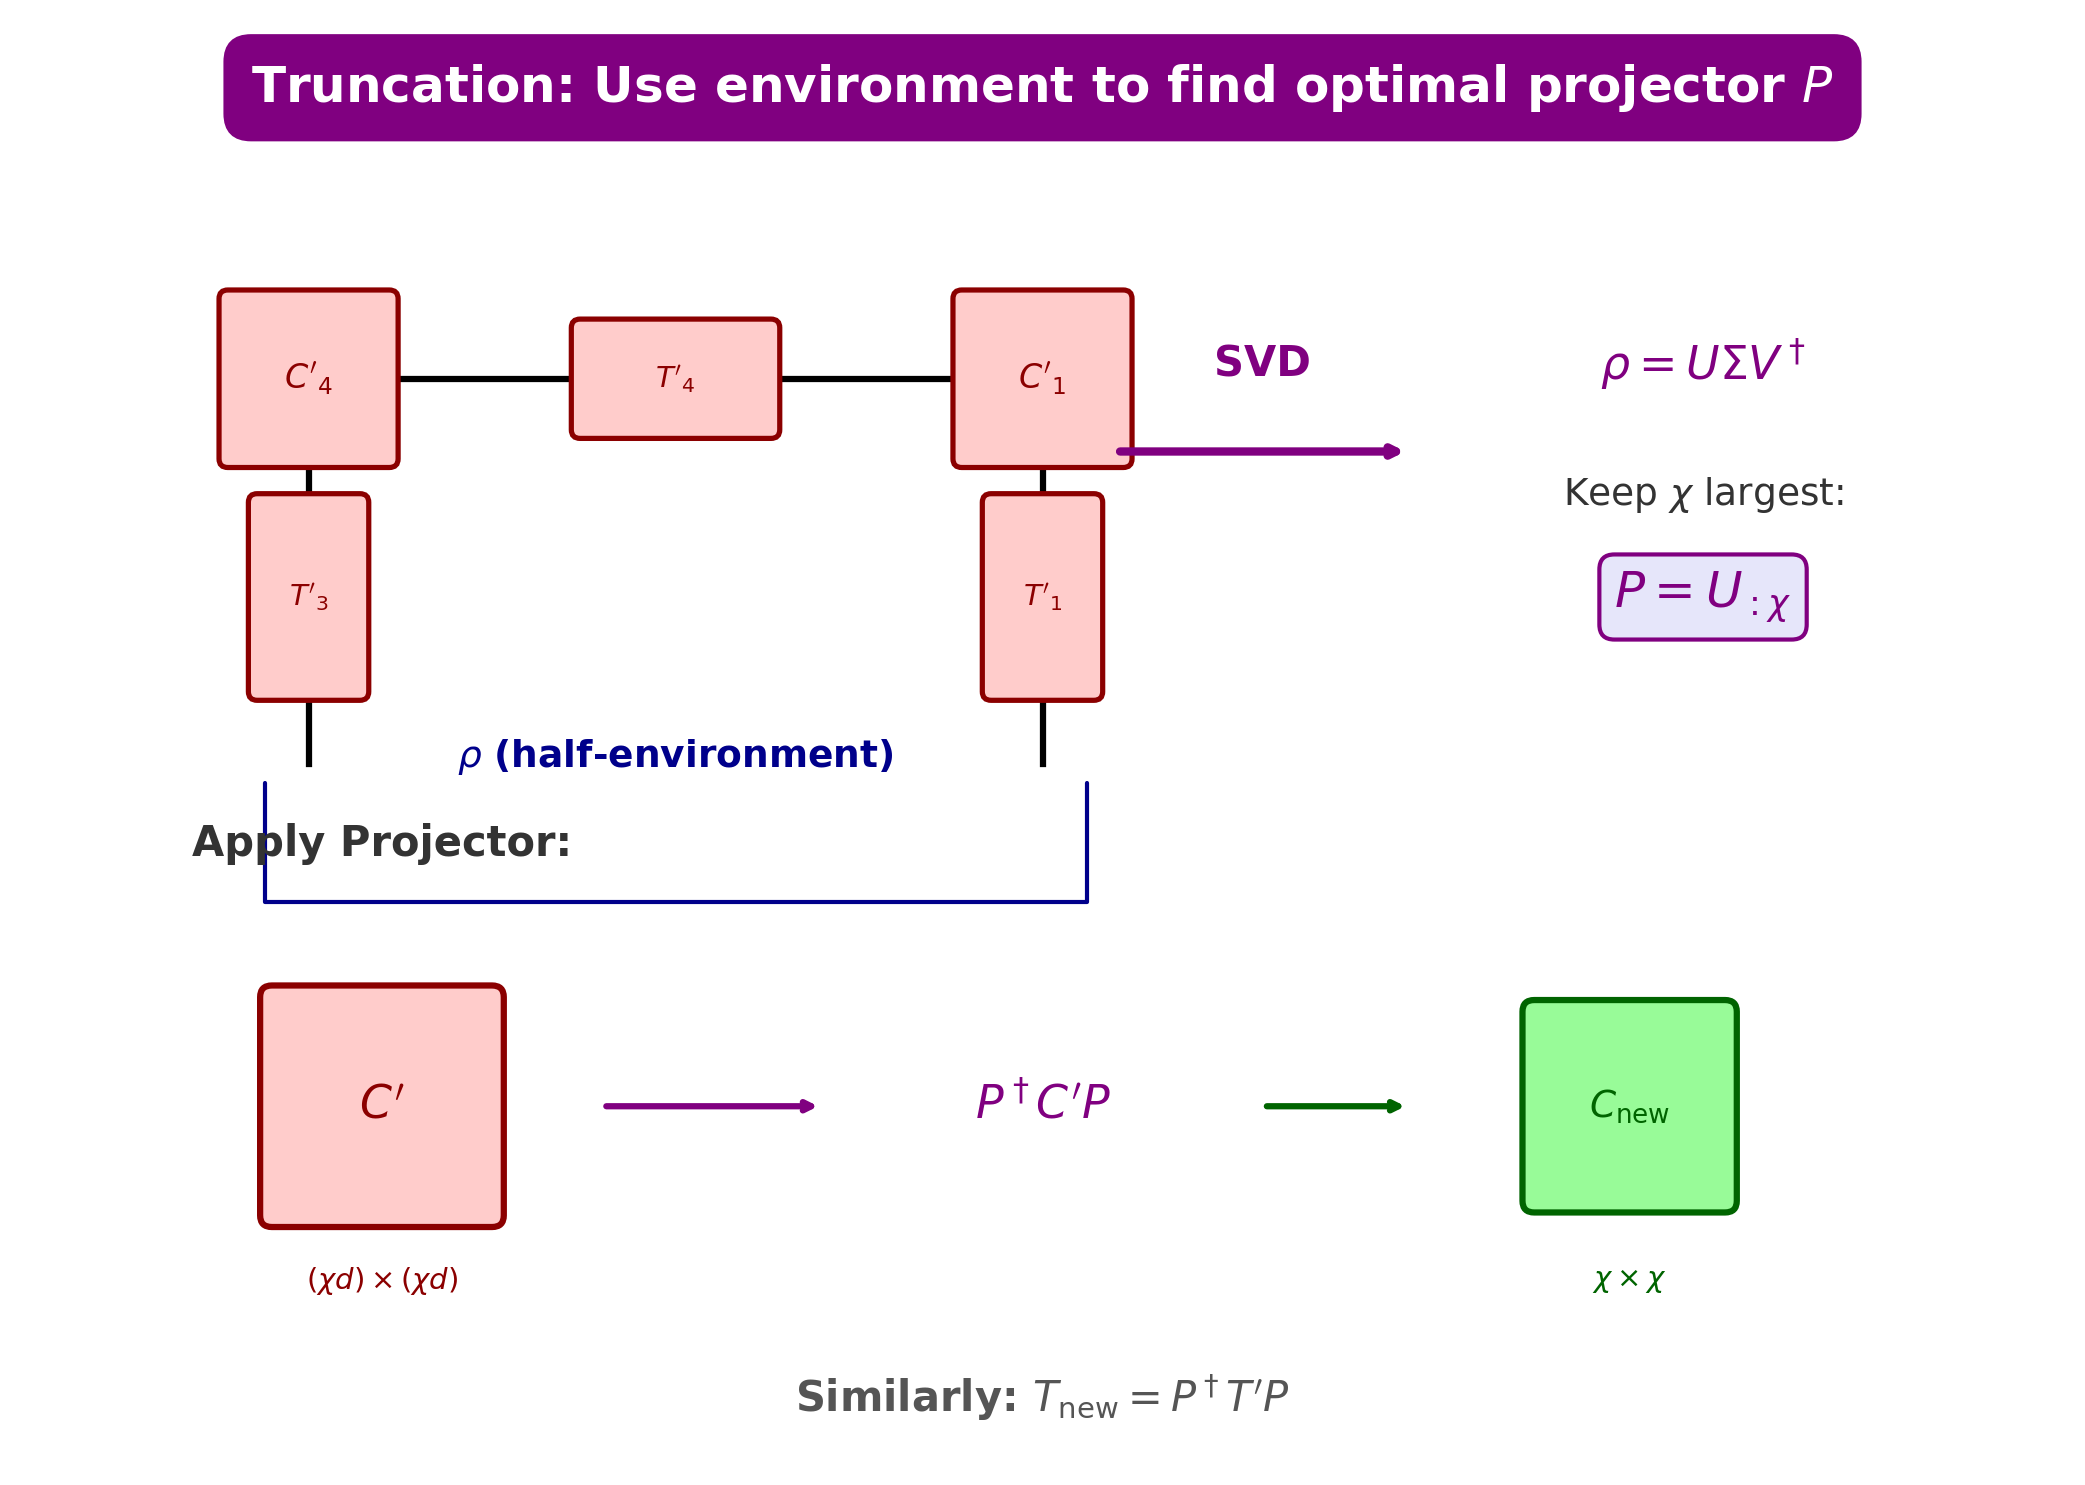

Reproduce this figure in Python.
import matplotlib.pyplot as plt
import matplotlib.patches as patches
import numpy as np

# ============================================================
# Figure: CTMRG Truncate Step
# Slide 3.4: Build density matrix from half-environment, SVD, truncate
# ============================================================

fig, ax = plt.subplots(figsize=(14, 10))
ax.set_xlim(0, 14)
ax.set_ylim(0, 10)
ax.axis('off')

# Colors
corner_color = '#FFCCCB'
corner_edge = 'darkred'
edge_color = '#FFCCCB'
edge_edge_color = 'darkred'
proj_color = '#E6E6FA'
proj_edge = 'purple'

# ============================================================
# TOP: Half-environment forming density matrix
# ============================================================
top_cx, top_cy = 4.5, 7.5

# Draw the half-environment (upper half)
# C4' -- T4' -- C1'
#  |            |
# T3'          T1'
#  |            |
# ------ ρ ------

# C4' (top-left corner)
C_size = 1.1
C4_x, C4_y = top_cx - 2.5, top_cy
C4_rect = patches.FancyBboxPatch(
    (C4_x - C_size/2, C4_y - C_size/2),
    C_size, C_size,
    boxstyle="round,pad=0.06",
    edgecolor=corner_edge,
    facecolor=corner_color,
    linewidth=2.5,
    zorder=2
)
ax.add_patch(C4_rect)
ax.text(C4_x, C4_y, r"$C'_4$", ha='center', va='center',
       fontsize=16, fontweight='bold', color=corner_edge, zorder=3)

# T4' (top edge, horizontal)
T_w, T_h = 1.3, 0.7
T4_x, T4_y = top_cx, top_cy
T4_rect = patches.FancyBboxPatch(
    (T4_x - T_w/2, T4_y - T_h/2),
    T_w, T_h,
    boxstyle="round,pad=0.06",
    edgecolor=edge_edge_color,
    facecolor=edge_color,
    linewidth=2.5,
    zorder=2
)
ax.add_patch(T4_rect)
ax.text(T4_x, T4_y, r"$T'_4$", ha='center', va='center',
       fontsize=14, fontweight='bold', color=edge_edge_color, zorder=3)

# C1' (top-right corner)
C1_x, C1_y = top_cx + 2.5, top_cy
C1_rect = patches.FancyBboxPatch(
    (C1_x - C_size/2, C1_y - C_size/2),
    C_size, C_size,
    boxstyle="round,pad=0.06",
    edgecolor=corner_edge,
    facecolor=corner_color,
    linewidth=2.5,
    zorder=2
)
ax.add_patch(C1_rect)
ax.text(C1_x, C1_y, r"$C'_1$", ha='center', va='center',
       fontsize=16, fontweight='bold', color=corner_edge, zorder=3)

# T3' (left edge, vertical)
T3_x, T3_y = top_cx - 2.5, top_cy - 1.5
T3_rect = patches.FancyBboxPatch(
    (T3_x - T_h/2, T3_y - T_w/2),
    T_h, T_w,
    boxstyle="round,pad=0.06",
    edgecolor=edge_edge_color,
    facecolor=edge_color,
    linewidth=2.5,
    zorder=2
)
ax.add_patch(T3_rect)
ax.text(T3_x, T3_y, r"$T'_3$", ha='center', va='center',
       fontsize=14, fontweight='bold', color=edge_edge_color, zorder=3)

# T1' (right edge, vertical)
T1_x, T1_y = top_cx + 2.5, top_cy - 1.5
T1_rect = patches.FancyBboxPatch(
    (T1_x - T_h/2, T1_y - T_w/2),
    T_h, T_w,
    boxstyle="round,pad=0.06",
    edgecolor=edge_edge_color,
    facecolor=edge_color,
    linewidth=2.5,
    zorder=2
)
ax.add_patch(T1_rect)
ax.text(T1_x, T1_y, r"$T'_1$", ha='center', va='center',
       fontsize=14, fontweight='bold', color=edge_edge_color, zorder=3)

# Bonds
bond_width = 3
ax.plot([C4_x + C_size/2, T4_x - T_w/2], [C4_y, T4_y], 'k-', linewidth=bond_width, zorder=1)
ax.plot([T4_x + T_w/2, C1_x - C_size/2], [T4_y, C1_y], 'k-', linewidth=bond_width, zorder=1)
ax.plot([C4_x, T3_x], [C4_y - C_size/2, T3_y + T_w/2], 'k-', linewidth=bond_width, zorder=1)
ax.plot([C1_x, T1_x], [C1_y - C_size/2, T1_y + T_w/2], 'k-', linewidth=bond_width, zorder=1)

# Open bonds at bottom (forming ρ)
ax.plot([T3_x, T3_x], [T3_y - T_w/2, T3_y - T_w/2 - 0.5], 'k-', linewidth=bond_width, zorder=1)
ax.plot([T1_x, T1_x], [T1_y - T_w/2, T1_y - T_w/2 - 0.5], 'k-', linewidth=bond_width, zorder=1)

# Density matrix label
ax.text(top_cx, top_cy - 2.6, r'$\rho$ (half-environment)',
       ha='center', va='center', fontsize=18, fontweight='bold', color='darkblue')

# Brace for the open bonds
ax.annotate('', xy=(T3_x - 0.3, T3_y - T_w/2 - 0.6), 
           xytext=(T1_x + 0.3, T1_y - T_w/2 - 0.6),
           arrowprops=dict(arrowstyle='-', connectionstyle='bar,fraction=-0.15',
                          color='darkblue', lw=2))

# ============================================================
# ARROW: SVD
# ============================================================
ax.annotate('', xy=(9.5, 7), xytext=(7.5, 7),
           arrowprops=dict(arrowstyle='->', color='purple', lw=4))
ax.text(8.5, 7.6, 'SVD', ha='center', va='center',
       fontsize=20, fontweight='bold', color='purple')

# ============================================================
# RIGHT: SVD result and projector
# ============================================================
right_cx, right_cy = 11.5, 7

ax.text(right_cx, right_cy + 0.6, r'$\rho = U \Sigma V^\dagger$',
       ha='center', va='center', fontsize=22, fontweight='bold', color='purple')

ax.text(right_cx, right_cy - 0.3, r'Keep $\chi$ largest:',
       ha='center', va='center', fontsize=18, color='#333333')

ax.text(right_cx, right_cy - 1.0, r'$P = U_{:\chi}$',
       ha='center', va='center', fontsize=24, fontweight='bold', color='purple',
       bbox=dict(boxstyle='round,pad=0.3', facecolor=proj_color,
                edgecolor=proj_edge, linewidth=2))

# ============================================================
# BOTTOM: Truncation application
# ============================================================
bot_cy = 2.5

# Before truncation (C')
ax.text(2.5, bot_cy + 1.8, 'Apply Projector:', ha='center', va='center',
       fontsize=20, fontweight='bold', color='#333333')

Cp_size = 1.5
Cp_x, Cp_y = 2.5, bot_cy
Cp_rect = patches.FancyBboxPatch(
    (Cp_x - Cp_size/2, Cp_y - Cp_size/2),
    Cp_size, Cp_size,
    boxstyle="round,pad=0.08",
    edgecolor='darkred',
    facecolor='#FFCCCB',
    linewidth=3,
    zorder=2
)
ax.add_patch(Cp_rect)
ax.text(Cp_x, Cp_y, r"$C'$", ha='center', va='center',
       fontsize=22, fontweight='bold', color='darkred', zorder=3)
ax.text(Cp_x, Cp_y - 1.2, r'$(\chi d) \times (\chi d)$',
       ha='center', va='center', fontsize=14, color='darkred')

# Arrow
ax.annotate('', xy=(5.5, bot_cy), xytext=(4.0, bot_cy),
           arrowprops=dict(arrowstyle='->', color='purple', lw=3))

# P† C' P
ax.text(7, bot_cy, r"$P^\dagger C' P$", ha='center', va='center',
       fontsize=22, fontweight='bold', color='purple')

# Arrow
ax.annotate('', xy=(9.5, bot_cy), xytext=(8.5, bot_cy),
           arrowprops=dict(arrowstyle='->', color='darkgreen', lw=3))

# After truncation (C_new)
Cnew_size = 1.3
Cnew_x, Cnew_y = 11, bot_cy
Cnew_rect = patches.FancyBboxPatch(
    (Cnew_x - Cnew_size/2, Cnew_y - Cnew_size/2),
    Cnew_size, Cnew_size,
    boxstyle="round,pad=0.08",
    edgecolor='darkgreen',
    facecolor='#98FB98',
    linewidth=3,
    zorder=2
)
ax.add_patch(Cnew_rect)
ax.text(Cnew_x, Cnew_y, r"$C_{\mathrm{new}}$", ha='center', va='center',
       fontsize=18, fontweight='bold', color='darkgreen', zorder=3)
ax.text(Cnew_x, Cnew_y - 1.2, r'$\chi \times \chi$',
       ha='center', va='center', fontsize=14, color='darkgreen')

# Similarly for T
ax.text(7, bot_cy - 2.0, r"Similarly: $T_{\mathrm{new}} = P^\dagger T' P$",
       ha='center', va='center', fontsize=20, fontweight='bold', color='#555555')

# ============================================================
# Top title
# ============================================================
ax.text(7, 9.5,
       r"Truncation: Use environment to find optimal projector $P$",
       ha='center', va='center', fontsize=24, fontweight='bold',
       color='white',
       bbox=dict(boxstyle='round,pad=0.5', facecolor='purple',
                edgecolor='purple', linewidth=2.5))

# ============================================================
# Save figure
# ============================================================
plt.tight_layout()
plt.savefig('figures/fig_ctmrg_truncate.pdf', format='pdf', bbox_inches='tight', dpi=300)
plt.savefig('figures/fig_ctmrg_truncate.png', format='png', bbox_inches='tight', dpi=150)
print("Saved: figures/fig_ctmrg_truncate.pdf")
print("Saved: figures/fig_ctmrg_truncate.png")
plt.close()
